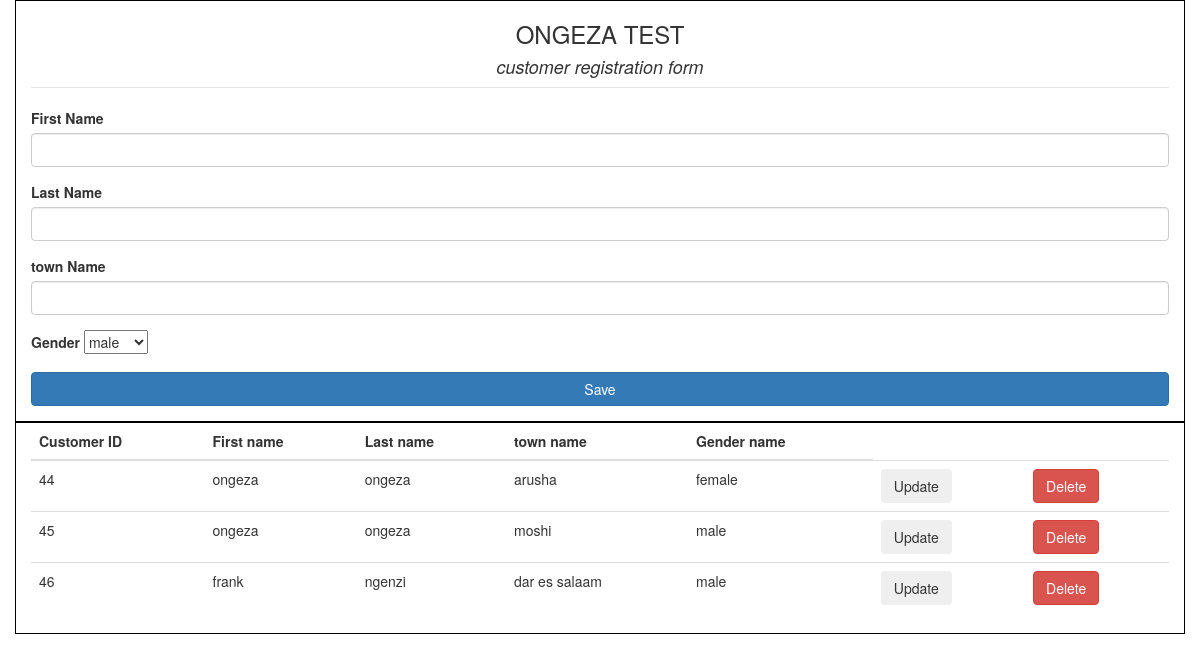
The page / on the database its author committed.
### tables this page shows
CREATE TABLE `customer` (
  `id` int(11) NOT NULL AUTO_INCREMENT,
  `first_name` varchar(25) DEFAULT NULL,
  `last_name` varchar(25) DEFAULT NULL,
  `town_name` varchar(25) DEFAULT NULL,
  `gender_id` int(11) DEFAULT NULL,
  `is_deleted` int(11) NOT NULL DEFAULT 0,
  PRIMARY KEY (`id`),
  KEY `gender_id` (`gender_id`),
  CONSTRAINT `customer_ibfk_1` FOREIGN KEY (`gender_id`) REFERENCES `gender` (`gender_id`)
);

CREATE TABLE `gender` (
  `gender_id` int(11) NOT NULL AUTO_INCREMENT,
  `gender_name` varchar(25) DEFAULT NULL,
  PRIMARY KEY (`gender_id`)
);

### index.php (the view, shortened to what this page needs)
<!DOCTYPE html>
<html>
<head>
	<link rel="stylesheet" href="https://stackpath.bootstrapcdn.com/bootstrap/3.4.1/css/bootstrap.min.css">
</head>
<body>
	<div class="container" style="border: 1px solid black;">
		<div class="row">
			<div class="col-lg-12 col-md-12 col-md-12 col-xs-12">
				<form action="crudHandler.php" onsubmit="return validate();" method="POST" autocomplete="off">
					<center><h3>ONGEZA TEST</h3></center>
					<center><b><i><legend><h4>customer registration form</h4></legend></i></b></center>
					<div class="form-group">
						<label class="control-label">First Name</label>
						<input type="text" name="first_name" class="form-control" id="first_name" required="true" autofocus>
                    </div>
                    <div class="form-group">
						<label class="control-label">Last Name</label>
						<input type="text" name="last_name" class="form-control" required="true">
                    </div>
                    <div class="form-group">
						<label class="control-label">town Name</label>
						<input type="text" name="town_name" class="form-control" required="true">
                    </div>
                    <div class="form-group">
						<label class="control-label">Gender</label>
						<select name="selectgender">
							<?php
								include('connection.php');
								$result=mysqli_query($conn,"select *from gender");
								while ($data=mysqli_fetch_array($result)) {
									?>
									<option value="<?php echo $data['gender_id'];?>"><?php echo $data['gender_name'];?>
									</option>
								<?php
								}
								?>
						</select>
                    </div>
                    <div class="form-group">
						<button type="submit" class="btn btn-block btn-primary" name="btnsave" onclick="validate();">Save</button>
                    </div>
				</form>
			</div>
		</div>
	</div>
	<div class="container" style="border: 1px solid black;">
		<?php
			$sql='select c.id,c.first_name,c.last_name,c.town_name,g.gender_name from Customer as c,gender as g where c.gender_id=g.gender_id';
			$query=mysqli_query($conn,$sql);
			echo "<table class='table table-striped'>
				<thead class='thead-dark'>
					<tr>
						<th>Customer ID</th>
						<th>First name</th>
						<th>Last name</th>
						<th>town name</th>
						<th>Gender name</th>
					</tr>
				<thead>
			";
			while ($data=mysqli_fetch_array($query)) {
				echo "
					<tr class responsive>
						<td>$data[0]</td>
						<td>$data[1]</td>
						<td>$data[2]</td>
						<td>$data[3]</td>
						<td>$data[4]</td>
						<td>
						<form action='updatecustomer.php' method='POST'>
							<input type='hidden' name='id' value='$data[0]'/>
	        					<button class='btn badge-pill'  name='btnupdate1'>Update
	        					</button>
	      					</td>
      					</form>
      					<form action='crudHandler.php' method='POST'>
	      					<td>
	        					<input type='hidden' name='id' value='$data[0]'/>
	        					<button class='btn btn-danger badge-pill'  name='btndelete'>Delete
	        					</button>
	      					</td>
      					</form>
					</tr>
				";
			}
			echo "</table>";
		?>
	</div>
</body>
</html>

### rows shown on the page
customer: id "44", first_name "ongeza", last_name "ongeza", town_name "arusha", gender.gender_name "female"
customer: id "45", first_name "ongeza", last_name "ongeza", town_name "moshi", gender.gender_name "male"
customer: id "46", first_name "frank", last_name "ngenzi", town_name "dar es salaam", gender.gender_name "male"

### other values the page prints
form field selectgender "male"
